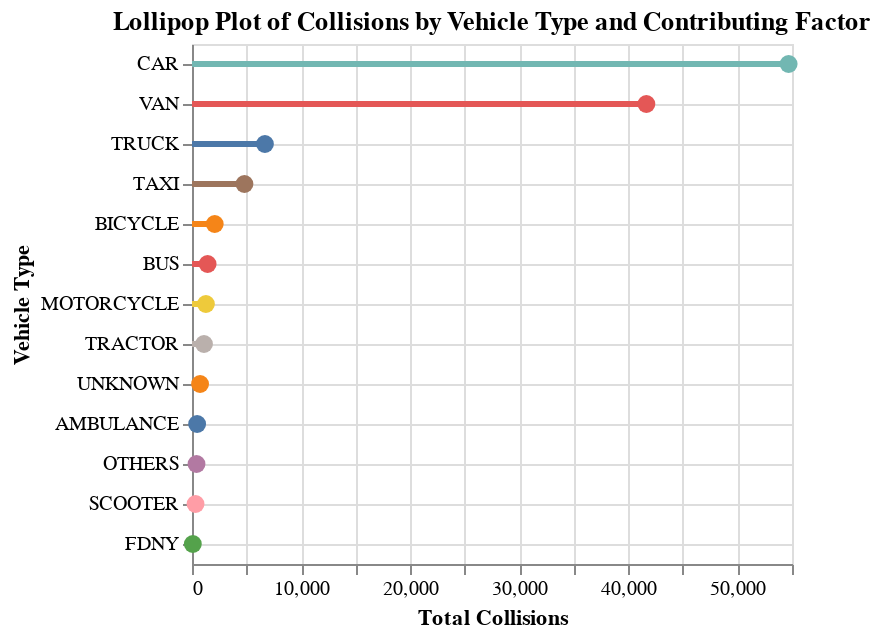

This figure's notebook cell:
### Markdown cell above
We consider that a lollipop chart can also be useful since it allows an easy comparison of several instances. The result is the following and the result is similar to the one of a typical barchart. Simple and effective, but with the same problem of some types of vehicle being unnoticeable and impossible to differentiate (the ones with the lowest counts of crashes).

### Code cell
df = collisions[['VEHICLE TYPE CODE 1', 'TOTAL INJURED/KILLED']]

df1 = df.groupby('VEHICLE TYPE CODE 1').sum("TOTAL INJURED/KILLED").reset_index()
df2 = df.groupby('VEHICLE TYPE CODE 1').count().reset_index()

df2.columns = ['VEHICLE TYPE CODE 1', 'TOTAL COLLISIONS']

df = pd.merge(df1, df2, on='VEHICLE TYPE CODE 1')


lolli = alt.Chart(df).mark_bar(
    size=3
).encode(
    x=alt.X('TOTAL COLLISIONS:Q',
            title='Total Collisions'),
    y=alt.Y('VEHICLE TYPE CODE 1:N',
            title='Vehicle Type',
            sort=alt.EncodingSortField(field="TOTAL COLLISIONS", order="descending"),
            axis=alt.Axis(labelAngle=0, grid=True)),
    color=alt.Color('VEHICLE TYPE CODE 1:N',
                    title='Vehicle Type',
                    legend=None),
)

pop = alt.Chart(df).mark_circle(
    tooltip=True,
    size=80,
    opacity=1
).encode(
    x=alt.X('TOTAL COLLISIONS:Q',
            title='Total Collisions'),
    y=alt.Y('VEHICLE TYPE CODE 1:N',
            title='Vehicle Type',
            sort=alt.EncodingSortField(
                field="TOTAL COLLISIONS",
                order="descending"),
            axis=alt.Axis(labelAngle=0, grid=True)),
    color=alt.Color('VEHICLE TYPE CODE 1:N',
                    title='Vehicle Type',
                    legend=None),
    tooltip=['VEHICLE TYPE CODE 1:N', 'TOTAL COLLISIONS:Q', 'TOTAL INJURED/KILLED:Q']
).properties(
    title='Lollipop Plot of Collisions by Vehicle Type and Contributing Factor'
)

lolli + pop

### Figure 1 — Vega specification as saved in the notebook (floating-point values rounded to 4 significant figures)
{"$schema": "https://vega.github.io/schema/vega/v5.json", "data": [{"name": "source_0"}, {"name": "data_1", "values": [{"TOTAL COLLISIONS": 470, "TOTAL COLLISIONS_end": 470.0, "TOTAL COLLISIONS_start": 0.0, "VEHICLE TYPE CODE 1": "AMBULANCE"}, {"TOTAL COLLISIONS": 2083, "TOTAL COLLISIONS_end": 2083.0, "TOTAL COLLISIONS_start": 0.0, "VEHICLE TYPE CODE 1": "BICYCLE"}, {"TOTAL COLLISIONS": 1430, "TOTAL COLLISIONS_end": 1430.0, "TOTAL COLLISIONS_start": 0.0, "VEHICLE TYPE CODE 1": "BUS"}, {"TOTAL COLLISIONS": 54690, "TOTAL COLLISIONS_end": 54690.0, "TOTAL COLLISIONS_start": 0.0, "VEHICLE TYPE CODE 1": "CAR"}, {"TOTAL COLLISIONS": 76, "TOTAL COLLISIONS_end": 76.0, "TOTAL COLLISIONS_start": 0.0, "VEHICLE TYPE CODE 1": "FDNY"}, {"TOTAL COLLISIONS": 1275, "TOTAL COLLISIONS_end": 1275.0, "TOTAL COLLISIONS_start": 0.0, "VEHICLE TYPE CODE 1": "MOTORCYCLE"}, {"TOTAL COLLISIONS": 414, "TOTAL COLLISIONS_end": 414.0, "TOTAL COLLISIONS_start": 0.0, "VEHICLE TYPE CODE 1": "OTHERS"}, {"TOTAL COLLISIONS": 324, "TOTAL COLLISIONS_end": 324.0, "TOTAL COLLISIONS_start": 0.0, "VEHICLE TYPE CODE 1": "SCOOTER"}, {"TOTAL COLLISIONS": 4806, "TOTAL COLLISIONS_end": 4806.0, "TOTAL COLLISIONS_start": 0.0, "VEHICLE TYPE CODE 1": "TAXI"}, {"TOTAL COLLISIONS": 1098, "TOTAL COLLISIONS_end": 1098.0, "TOTAL COLLISIONS_start": 0.0, "VEHICLE TYPE CODE 1": "TRACTOR"}, {"TOTAL COLLISIONS": 6684, "TOTAL COLLISIONS_end": 6684.0, "TOTAL COLLISIONS_start": 0.0, "VEHICLE TYPE CODE 1": "TRUCK"}, {"TOTAL COLLISIONS": 739, "TOTAL COLLISIONS_end": 739.0, "TOTAL COLLISIONS_start": 0.0, "VEHICLE TYPE CODE 1": "UNKNOWN"}, {"TOTAL COLLISIONS": 41651, "TOTAL COLLISIONS_end": 41650.0, "TOTAL COLLISIONS_start": 0.0, "VEHICLE TYPE CODE 1": "VAN"}]}, {"name": "data_2", "values": [{"TOTAL COLLISIONS": 470, "TOTAL INJURED/KILLED": 160.0, "VEHICLE TYPE CODE 1": "AMBULANCE"}, {"TOTAL COLLISIONS": 2083, "TOTAL INJURED/KILLED": 3765.0, "VEHICLE TYPE CODE 1": "BICYCLE"}, {"TOTAL COLLISIONS": 1430, "TOTAL INJURED/KILLED": 944.0, "VEHICLE TYPE CODE 1": "BUS"}, {"TOTAL COLLISIONS": 54690, "TOTAL INJURED/KILLED": 37630.0, "VEHICLE TYPE CODE 1": "CAR"}, {"TOTAL COLLISIONS": 76, "TOTAL INJURED/KILLED": 20.0, "VEHICLE TYPE CODE 1": "FDNY"}, {"TOTAL COLLISIONS": 1275, "TOTAL INJURED/KILLED": 1910.0, "VEHICLE TYPE CODE 1": "MOTORCYCLE"}, {"TOTAL COLLISIONS": 414, "TOTAL INJURED/KILLED": 216.0, "VEHICLE TYPE CODE 1": "OTHERS"}, {"TOTAL COLLISIONS": 324, "TOTAL INJURED/KILLED": 578.0, "VEHICLE TYPE CODE 1": "SCOOTER"}, {"TOTAL COLLISIONS": 4806, "TOTAL INJURED/KILLED": 3353.0, "VEHICLE TYPE CODE 1": "TAXI"}, {"TOTAL COLLISIONS": 1098, "TOTAL INJURED/KILLED": 340.0, "VEHICLE TYPE CODE 1": "TRACTOR"}, {"TOTAL COLLISIONS": 6684, "TOTAL INJURED/KILLED": 2874.0, "VEHICLE TYPE CODE 1": "TRUCK"}, {"TOTAL COLLISIONS": 739, "TOTAL INJURED/KILLED": 1108.0, "VEHICLE TYPE CODE 1": "UNKNOWN"}, {"TOTAL COLLISIONS": 41651, "TOTAL INJURED/KILLED": 26790.0, "VEHICLE TYPE CODE 1": "VAN"}]}, {"name": "source_0_y_domain_VEHICLE TYPE CODE 1", "values": [{"VEHICLE TYPE CODE 1": "AMBULANCE", "sort_field": 470}, {"VEHICLE TYPE CODE 1": "BICYCLE", "sort_field": 2083}, {"VEHICLE TYPE CODE 1": "BUS", "sort_field": 1430}, {"VEHICLE TYPE CODE 1": "CAR", "sort_field": 54690}, {"VEHICLE TYPE CODE 1": "FDNY", "sort_field": 76}, {"VEHICLE TYPE CODE 1": "MOTORCYCLE", "sort_field": 1275}, {"VEHICLE TYPE CODE 1": "OTHERS", "sort_field": 414}, {"VEHICLE TYPE CODE 1": "SCOOTER", "sort_field": 324}, {"VEHICLE TYPE CODE 1": "TAXI", "sort_field": 4806}, {"VEHICLE TYPE CODE 1": "TRACTOR", "sort_field": 1098}, {"VEHICLE TYPE CODE 1": "TRUCK", "sort_field": 6684}, {"VEHICLE TYPE CODE 1": "UNKNOWN", "sort_field": 739}, {"VEHICLE TYPE CODE 1": "VAN", "sort_field": 41651}]}, {"name": "data_1_color_domain_VEHICLE TYPE CODE 1_0", "values": [{"VEHICLE TYPE CODE 1": "AMBULANCE"}, {"VEHICLE TYPE CODE 1": "BICYCLE"}, {"VEHICLE TYPE CODE 1": "BUS"}, {"VEHICLE TYPE CODE 1": "CAR"}, {"VEHICLE TYPE CODE 1": "FDNY"}, {"VEHICLE TYPE CODE 1": "MOTORCYCLE"}, {"VEHICLE TYPE CODE 1": "OTHERS"}, {"VEHICLE TYPE CODE 1": "SCOOTER"}, {"VEHICLE TYPE CODE 1": "TAXI"}, {"VEHICLE TYPE CODE 1": "TRACTOR"}, {"VEHICLE TYPE CODE 1": "TRUCK"}, {"VEHICLE TYPE CODE 1": "UNKNOWN"}, {"VEHICLE TYPE CODE 1": "VAN"}]}, {"name": "data_2_color_domain_VEHICLE TYPE CODE 1_1", "values": [{"VEHICLE TYPE CODE 1": "AMBULANCE"}, {"VEHICLE TYPE CODE 1": "BICYCLE"}, {"VEHICLE TYPE CODE 1": "BUS"}, {"VEHICLE TYPE CODE 1": "CAR"}, {"VEHICLE TYPE CODE 1": "FDNY"}, {"VEHICLE TYPE CODE 1": "MOTORCYCLE"}, {"VEHICLE TYPE CODE 1": "OTHERS"}, {"VEHICLE TYPE CODE 1": "SCOOTER"}, {"VEHICLE TYPE CODE 1": "TAXI"}, {"VEHICLE TYPE CODE 1": "TRACTOR"}, {"VEHICLE TYPE CODE 1": "TRUCK"}, {"VEHICLE TYPE CODE 1": "UNKNOWN"}, {"VEHICLE TYPE CODE 1": "VAN"}]}], "signals": [{"name": "y_step", "value": 20}, {"name": "height", "update": "bandspace(domain('y').length, 0.1, 0.05) * y_step"}], "marks": [{"type": "rect", "name": "layer_0_marks", "from": {"data": "data_1"}, "encode": {"update": {"x": {"field": "TOTAL COLLISIONS_end", "scale": "x"}, "fill": {"field": "VEHICLE TYPE CODE 1", "scale": "color"}, "ariaRoleDescription": {"value": "bar"}, "description": {"signal": "\"Total Collisions: \" + (format(datum[\"TOTAL COLLISIONS\"], \"\")) + \"; Vehicle Type: \" + (isValid(datum[\"VEHICLE TYPE CODE 1\"]) ? datum[\"VEHICLE TYPE CODE 1\"] : \"\"+datum[\"VEHICLE TYPE CODE 1\"])"}, "yc": {"field": "VEHICLE TYPE CODE 1", "scale": "y", "band": 0.5}, "height": {"value": 3}, "x2": {"field": "TOTAL COLLISIONS_start", "scale": "x"}}}, "style": ["bar"]}, {"type": "symbol", "name": "layer_1_marks", "from": {"data": "data_2"}, "encode": {"update": {"tooltip": {"signal": "{\"VEHICLE TYPE CODE 1\": isValid(datum[\"VEHICLE TYPE CODE 1\"]) ? datum[\"VEHICLE TYPE CODE 1\"] : \"\"+datum[\"VEHICLE TYPE CODE 1\"], \"TOTAL COLLISIONS\": format(datum[\"TOTAL COLLISIONS\"], \"\"), \"TOTAL INJURED/KILLED\": format(datum[\"TOTAL INJURED/KILLED\"], \"\")}"}, "shape": {"value": "circle"}, "description": {"signal": "\"Total Collisions: \" + (format(datum[\"TOTAL COLLISIONS\"], \"\")) + \"; Vehicle Type: \" + (isValid(datum[\"VEHICLE TYPE CODE 1\"]) ? datum[\"VEHICLE TYPE CODE 1\"] : \"\"+datum[\"VEHICLE TYPE CODE 1\"]) + \"; VEHICLE TYPE CODE 1: \" + (isValid(datum[\"VEHICLE TYPE CODE 1\"]) ? datum[\"VEHICLE TYPE CODE 1\"] : \"\"+datum[\"VEHICLE TYPE CODE 1\"]) + \"; TOTAL COLLISIONS: \" + (format(datum[\"TOTAL COLLISIONS\"], \"\")) + \"; TOTAL INJURED/KILLED: \" + (format(datum[\"TOTAL INJURED/KILLED\"], \"\"))"}, "size": {"value": 80}, "ariaRoleDescription": {"value": "circle"}, "opacity": {"value": 1}, "fill": {"field": "VEHICLE TYPE CODE 1", "scale": "color"}, "y": {"field": "VEHICLE TYPE CODE 1", "scale": "y", "band": 0.5}, "x": {"field": "TOTAL COLLISIONS", "scale": "x"}}}, "style": ["circle"]}], "scales": [{"name": "x", "type": "linear", "domain": {"fields": [{"data": "data_1", "field": "TOTAL COLLISIONS_start"}, {"data": "data_1", "field": "TOTAL COLLISIONS_end"}, {"data": "data_2", "field": "TOTAL COLLISIONS"}]}, "range": [0, {"signal": "width"}], "zero": true, "nice": true}, {"name": "y", "type": "band", "domain": {"data": "source_0_y_domain_VEHICLE TYPE CODE 1", "field": "VEHICLE TYPE CODE 1", "sort": {"op": "max", "field": "sort_field", "order": "descending"}}, "range": {"step": {"signal": "y_step"}}, "paddingInner": 0.1, "paddingOuter": 0.05}, {"name": "color", "type": "ordinal", "domain": {"fields": [{"data": "data_1_color_domain_VEHICLE TYPE CODE 1_0", "field": "VEHICLE TYPE CODE 1"}, {"data": "data_2_color_domain_VEHICLE TYPE CODE 1_1", "field": "VEHICLE TYPE CODE 1"}], "sort": true}, "range": "category"}], "axes": [{"scale": "x", "minExtent": 0, "maxExtent": 0, "zindex": 0, "tickCount": {"signal": "ceil(width/40)"}, "labels": false, "domain": false, "gridScale": "y", "aria": false, "ticks": false, "grid": true, "orient": "bottom"}, {"scale": "y", "gridScale": "x", "grid": true, "orient": "left", "maxExtent": 0, "minExtent": 0, "ticks": false, "domain": false, "zindex": 0, "labels": false, "aria": false}, {"scale": "x", "zindex": 0, "labelOverlap": true, "grid": false, "orient": "bottom", "labelFlush": true, "tickCount": {"signal": "ceil(width/40)"}, "title": "Total Collisions"}, {"scale": "y", "labelAngle": 0, "zindex": 0, "grid": false, "orient": "left", "title": "Vehicle Type", "labelAlign": "right"}], "title": {"text": "Lollipop Plot of Collisions by Vehicle Type and Contributing Factor", "frame": "group"}, "padding": 5, "width": 300, "style": "cell", "background": "white"}
